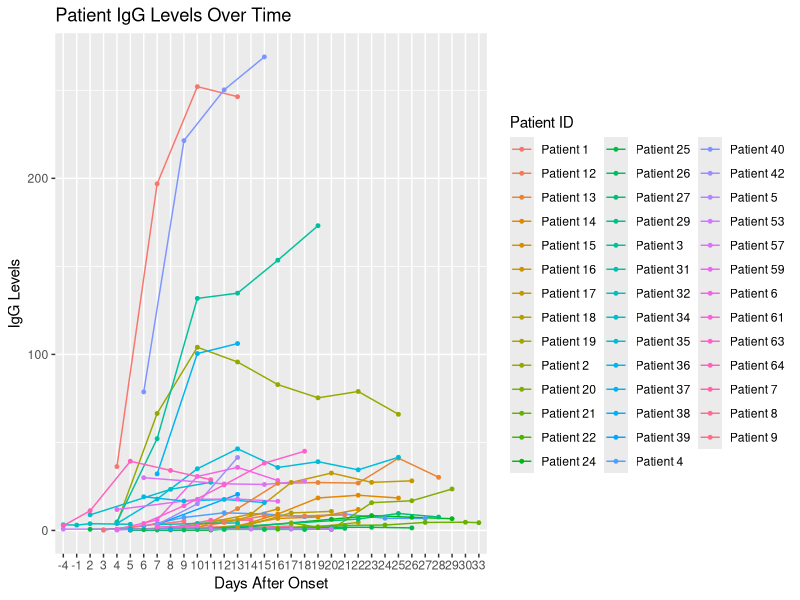

Write R code to recreate this figure.
library(ggplot2) 

windows(width = 12, height = 10)

table <- read.csv("P-ED-Fig6.csv")
id <- table$Patient.ID
# group <- table$Group
days <- table$Days.after.symptoms.onset
igg <- table$IgG..S.CO.
igm <- table$IgM..S.CO.

"
ggplot(table, aes(x = days, y = igg, colour = id, group = id)) +
  geom_line()
"
vid = c(paste0("Patient ", id))
ggplot(table, aes(x = factor(days), 
                  y = igg,
                  color = vid, 
                  group = id)) +
  labs(title = "Patient IgG Levels Over Time",
    x = "Days After Onset", 
    y = "IgG Levels",
    color = "Patient ID") +
  geom_line() +
  geom_point(size = 1)

